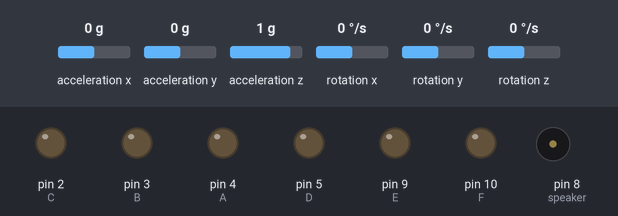
A sketch run on a simulated Arduino Uno, built with avr-gcc and run on an emulated ATmega328P. On the bench: output pins drawn as LEDs (lit = HIGH), buzzer (waves = sounding). The inputs (shaded band) are chosen by the test bench; at power-on: acceleration x 0 g, acceleration y 0 g, acceleration z 1 g, rotation x 0 °/s, rotation y 0 °/s, rotation z 0 °/s. Random numbers use the default seed unless the sketch sets one. At 26.2 s the program stops and its outputs stay as they are.

Above: at 0.16 s.
At 13.4 s:
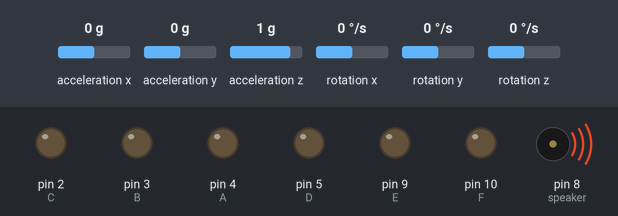
Timing chart, 0 to 17.6 s (numbered marks = the images above):
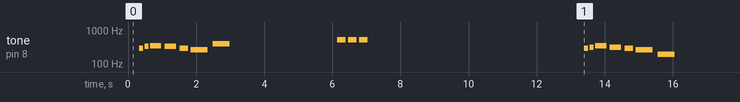

The sketch:

mainGameCode.ino
```cpp
//define pitches (note, frequency)
#define NOTE_B0 31
#define NOTE_C1 33
#define NOTE_CS1 35
#define NOTE_D1 37
#define NOTE_DS1 39
#define NOTE_E1 41
#define NOTE_F1 44
#define NOTE_FS1 46
#define NOTE_G1 49
#define NOTE_GS1 52
#define NOTE_A1 55
#define NOTE_AS1 58
#define NOTE_B1 62
#define NOTE_C2 65
#define NOTE_CS2 69
#define NOTE_D2 73
#define NOTE_DS2 78
#define NOTE_E2 82
#define NOTE_F2 87
#define NOTE_FS2 93
#define NOTE_G2 98
#define NOTE_GS2 104
#define NOTE_A2 110
#define NOTE_AS2 117
#define NOTE_B2 123
#define NOTE_C3 131
#define NOTE_CS3 139
#define NOTE_D3 147
#define NOTE_DS3 156
#define NOTE_E3 165
#define NOTE_F3 175
#define NOTE_FS3 185
#define NOTE_G3 196
#define NOTE_GS3 208
#define NOTE_A3 220
#define NOTE_AS3 233
#define NOTE_B3 247
#define NOTE_C4 262
#define NOTE_CS4 277
#define NOTE_D4 294
#define NOTE_DS4 311
#define NOTE_E4 330
#define NOTE_F4 349
#define NOTE_FS4 370
#define NOTE_G4 392
#define NOTE_GS4 415
#define NOTE_A4 440
#define NOTE_AS4 466
#define NOTE_B4 494
#define NOTE_C5 523
#define NOTE_CS5 554
#define NOTE_D5 587
#define NOTE_DS5 622
#define NOTE_E5 659
#define NOTE_F5 698
#define NOTE_FS5 740
#define NOTE_G5 784
#define NOTE_GS5 831
#define NOTE_A5 880
#define NOTE_AS5 932
#define NOTE_B5 988
#define NOTE_C6 1047
#define NOTE_CS6 1109
#define NOTE_D6 1175
#define NOTE_DS6 1245
#define NOTE_E6 1319
#define NOTE_F6 1397
#define NOTE_FS6 1480
#define NOTE_G6 1568
#define NOTE_GS6 1661
#define NOTE_A6 1760
#define NOTE_AS6 1865
#define NOTE_B6 1976
#define NOTE_C7 2093
#define NOTE_CS7 2217
#define NOTE_D7 2349
#define NOTE_DS7 2489
#define NOTE_E7 2637
#define NOTE_F7 2794
#define NOTE_FS7 2960
#define NOTE_G7 3136
#define NOTE_GS7 3322
#define NOTE_A7 3520
#define NOTE_AS7 3729
#define NOTE_B7 3951
#define NOTE_C8 4186
#define NOTE_CS8 4435
#define NOTE_D8 4699
#define NOTE_DS8 4978

#include <MPU6050.h>

MPU6050 mpu;

// -----------------------------------Initialize-------------------------------------
// Game Start (Wii Theme)
int theme[] = {
  0, 0, NOTE_D4, NOTE_E4, NOTE_F4, NOTE_E4, NOTE_D4, NOTE_C4, NOTE_G4
};  // notes in the melody

int themeDurations[] = {
  8, 8, 8, 8, 3, 3, 4, 2, 2
};  // note durations: 2 = half note, 4 = quarter note, 8 = eighth note, etc.

int themeSize = sizeof(theme) / sizeof(theme[0]);

// ----------------------------------------------------------------------------------

// Game End (Minor Wii Theme)
int minorTheme[] = {
  0, 0, NOTE_D4, NOTE_DS4, NOTE_F4, NOTE_DS4, NOTE_D4, NOTE_C4, NOTE_G3
};  // notes in the melody

int minorThemeDurations[] = {
  8, 8, 8, 8, 3, 3, 4, 2, 2
};  // note durations: 2 = half note, 4 = quarter note, 8 = eighth note, etc.

int minorThemeSize = sizeof(minorTheme) / sizeof(minorTheme[0]);

// ----------------------------------------------------------------------------------


// Forehand
int forehand[] = {
  NOTE_C5
};  // notes in the melody

int forehandDurations[] = {
  4
};  // note durations: 2 = half note, 4 = quarter note, 8 = eighth note, etc.

int forehandSize = sizeof(forehand) / sizeof(forehand[0]);

// ----------------------------------------------------------------------------------
// Backhand
int backhand[] = {
  NOTE_C5, NOTE_C5
};

int backhandDurations[] = {
  4, 4
};

int backhandSize = sizeof(backhand) / sizeof(backhand[0]);

// ----------------------------------------------------------------------------------
// Serve
int serve[] = {
  NOTE_C5, NOTE_C5, NOTE_C5
};

int serveDurations[] = {
  4, 4, 4
};

int serveSize = sizeof(serve) / sizeof(serve[0]);

// ----------------------------------------------------------------------------------

//accelerometer
int x = 0;
int y = 0;
int z = 0;

//game
int bScore[6];
int score = 0;
int gameDelay = 51000;

//hex pins
int A = 4;
int B = 3;
int C = 2;
int D = 5;
int E = 9;
int F = 10;

// ----------------------------------------------------------------------------------
// -----------------------------------Game Code--------------------------------------


void setup() {

  pinMode(8, OUTPUT);   // speaker

  // activating hex displays
  pinMode(F, OUTPUT);
  pinMode(E, OUTPUT);
  pinMode(D, OUTPUT);
  pinMode(C, OUTPUT);
  pinMode(B, OUTPUT);
  pinMode(A, OUTPUT);

  Serial.begin(115200);

  while(!mpu.begin(MPU6050_SCALE_2000DPS, MPU6050_RANGE_2G))
  {
    Serial.println("Could not find a valid MPU6050 sensor, check wiring!");
    delay(500);
  }
  randomSeed(analogRead(0));  // no connection to this pin
}

void loop() {

  //update delay
  gameDelay -= 1000;

  //score display
  hexDisplay(score);
  //give command
  int comm = random(1,4);

  //play them if score is 0
  if(score == 0){
    for (int thisNote = 0; thisNote < themeSize; thisNote++)
        {
          // to calculate the note duration, take one second divided by the note type.
          //e.g. quarter note = 1000 / 4, eighth note = 1000/8, etc.
          int noteDuration = 1000 / themeDurations[thisNote];

          // tone(output_pin)
          tone(8, theme[thisNote], noteDuration);

          // to distinguish the notes, set a minimum time between them.
          // the note's duration + 30% seems to work well:
          int pauseBetweenNotes = noteDuration * 1.30;
          delay(pauseBetweenNotes);
          // stop the tone playing at the output pin
          noTone(8);
    }
  }

  delay(3000);

  switch(comm) {
    case 1:
      //call forehand (1 beep)

        for (int thisNote = 0; thisNote < forehandSize; thisNote++)
        {
          // to calculate the note duration, take one second divided by the note type.
          //e.g. quarter note = 1000 / 4, eighth note = 1000/8, etc.
          int noteDuration = 1000 / forehandDurations[thisNote];

          // tone(output_pin)
          tone(8, forehand[thisNote], noteDuration);

          // to distinguish the notes, set a minimum time between them.
          // the note's duration + 30% seems to work well:
          int pauseBetweenNotes = noteDuration * 1.30;
          delay(pauseBetweenNotes);
          // stop the tone playing at the output pin
          noTone(8);
        }
      break;

    case 2:
      //call backhand (2 beeps)

        for (int thisNote = 0; thisNote < backhandSize; thisNote++)
        {
          // to calculate the note duration, take one second divided by the note type.
          //e.g. quarter note = 1000 / 4, eighth note = 1000/8, etc.
          int noteDuration = 1000 / backhandDurations[thisNote];

          // tone(output_pin)
          tone(8, backhand[thisNote], noteDuration);

          // to distinguish the notes, set a minimum time between them.
          // the note's duration + 30% seems to work well:
          int pauseBetweenNotes = noteDuration * 1.30;
          delay(pauseBetweenNotes);
          // stop the tone playing at the output pin
          noTone(8);
        }
      break;

    case 3:
      //call serve (3 beeps)

        for (int thisNote = 0; thisNote < serveSize; thisNote++)
        {
          // to calculate the note duration, take one second divided by the note type.
          //e.g. quarter note = 1000 / 4, eighth note = 1000/8, etc.
          int noteDuration = 1000 / serveDurations[thisNote];

          // tone(output_pin)
          tone(8, serve[thisNote], noteDuration);

          // to distinguish the notes, set a minimum time between them.
          // the note's duration + 30% seems to work well:
          int pauseBetweenNotes = noteDuration * 1.30;
          delay(pauseBetweenNotes);
          // stop the tone playing at the output pin
          noTone(8);
        }
      break;
  }

  int input = readData();

  if (input == comm){
    score++;
    //success sound
    tone(8, NOTE_C4);
    delay(250);
    noTone(8);
    tone(8, NOTE_F4);
    delay(250);
    noTone(8);
    tone(8, NOTE_G4);
    delay(250);
    noTone(8);
    tone(8, NOTE_C5);
    delay(1000);
    noTone(8);
  }
  else{
    //whomp whomp sound
        for (int thisNote = 0; thisNote < minorThemeSize; thisNote++)
        {
          // to calculate the note duration, take one second divided by the note type.
          //e.g. quarter note = 1000 / 4, eighth note = 1000/8, etc.
          int noteDuration = 1000 / minorThemeDurations[thisNote];

          // tone(output_pin)
          tone(8, minorTheme[thisNote], noteDuration);

          // to distinguish the notes, set a minimum time between them.
          // the note's duration + 30% seems to work well:
          int pauseBetweenNotes = noteDuration * 1.30;
          delay(pauseBetweenNotes);
          // stop the tone playing at the output pin
          noTone(8);
        }
        delay(10000);
        exit(-1);
    }
}

int readData () {

  int temp = gameDelay;
  int input = 0;

  do{
    delay(10);
    Vector normAccel = mpu.readNormalizeAccel();
    x = normAccel.XAxis;
    y = normAccel.YAxis;
    z = normAccel.ZAxis;

    bool serve = false;
    bool forehand = false;
    bool backhand = false;

//serve reading
    if(z > 16){
      delay(1000);
      return 3;
    }

//backhand reading
    if(x > 16){
      int i = 10;
      do{
        delay(50);
        if(z > 16) {serve = false;}
        i--;
      }while(i>0);

      if (serve) {return 3;}
      else {return 2;}
    }

//forehand reading
    if(x < -16){
      int i = 10;
      do{
        delay(50);
        if(z > 16) {serve = true;}
        i--;
      }while(i>0);

      if (serve) {return 3;}
      else {return 1;}
    }
    temp -= 100;

  } while (temp != 0);
  return input;
}

void hexDisplay(int score){
  int TOTAL [6];
	int one = score % 10;
	int ten = score / 10;
	int ones[4];
	int tens[4];

	for (int i=0;i<4;i++){
		ones[i] = one % 2;
		one /= 2;
	}

	for (int q=0;q<4;q++){
		tens[q] = ten % 2;
		ten /= 2;
	}

	TOTAL[5] = ones[0];
	TOTAL[4] = ones[1];
	TOTAL[3] = ones[2];
	TOTAL[2] = ones[3];
	TOTAL[1] = tens[0];
	TOTAL[0] = tens[1];

   // hex decoder inputs are active HIGH
   digitalWrite(A, TOTAL[5]);  // 1's
   digitalWrite(B, TOTAL[4]);  // 2's
   digitalWrite(C, TOTAL[3]);  // 4's
   digitalWrite(D, TOTAL[2]);  // 8's
   digitalWrite(E, TOTAL[1]);  // 1's (tens)
   digitalWrite(F, TOTAL[0]);  // 2's   (tens)
}
```

DecToBin.c
```cpp
// TESTING DECIMAL TO BINARY CONVERSION


#include <stdio.h>


int main()
{
	int TOTAL [6];
	int score = 28;
	int one = score % 10;
	int ten = score / 10;
	int ones[4];
	int tens[4];

	if(score==0){printf("0");}
	else{

	int i = 0;
	int q = 0;

	for (i=0;i<4;i++){
		ones[i] = one % 2;
		one /= 2;
	}

	for (q=0;q<4;q++){
		tens[q] = ten % 2;
		ten /= 2;
	}


		TOTAL[5] = ones[0];
		TOTAL[4] = ones[1];
		TOTAL[3] = ones[2];
		TOTAL[2] = ones[3];
		TOTAL[1] = tens[0];
		TOTAL[0] = tens[1];

	for (int j = 0; j <= 5; j++)
		printf("%d",TOTAL[j]);

	}

	return 0;
}
```

Measured:
- by itself, tone on pin 8 (speaker): plays 294 Hz for 0.13 s, 330 Hz for 0.13 s, 349 Hz for 0.33 s, 330 Hz for 0.33 s, 294 Hz for 0.25 s, 262 Hz for 0.50 s … (17 notes in this stretch)
